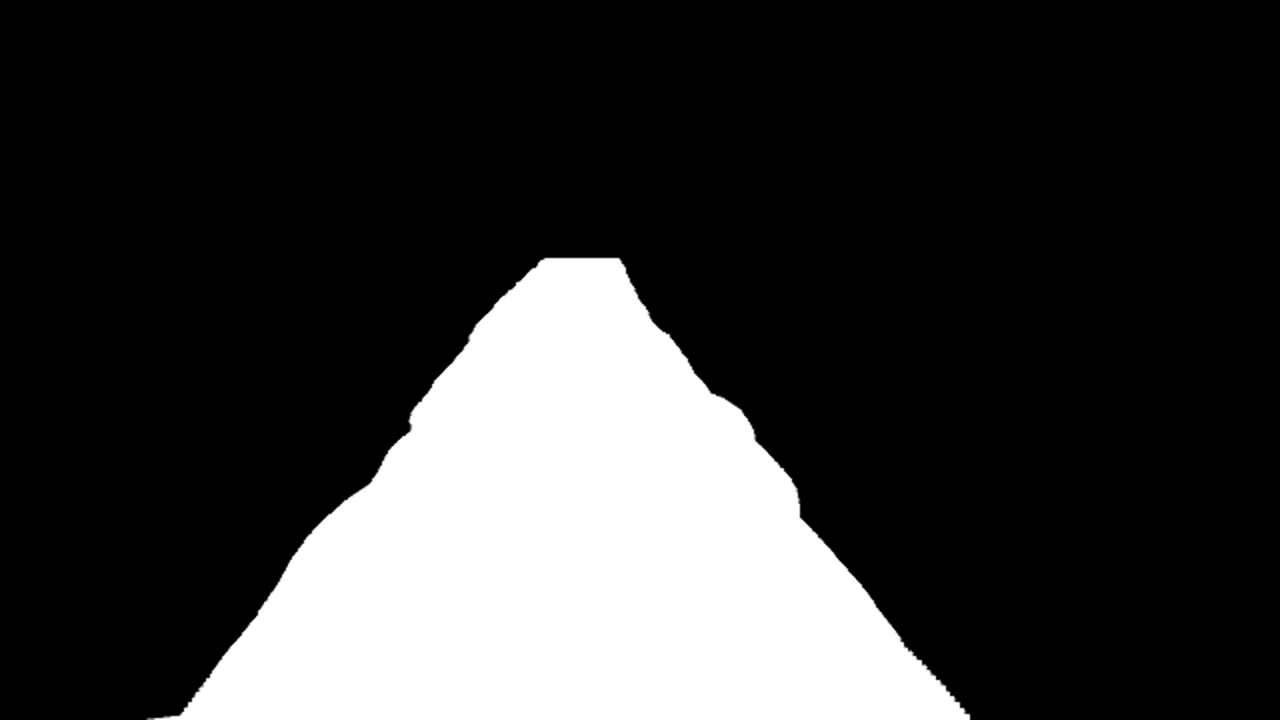
#> input picture pm/1677919581.8221614.png, 1280 x 720 px
$ python -i ipm.py   (imports and definitions only)
#> lines starting #> are read from the running program, lines starting #| are printed output that depends on the picture; after the words box and inside, x2 and y2 are one past the last pixel; in counts of white or black regions, pixels touching at a corner belong together
#!/usr/bin/env python3
# -*- coding: utf-8 -*-

#####

## all the width and height are inverted --CYK

#####
import cv2
import numpy as np
import os
from tqdm import tqdm

fx = 711.642238
fy = 711.302135
s = 0.0
x0 = 644.942373
y0 = 336.030580

pix_width = 0.05
map_x_min = 0.0
map_x_max = 10.0
map_y_min = -10.0
map_y_max = 10.0
lim_z = -1.5

width = int((map_x_max-map_x_min)/pix_width)
height = int((map_y_max-map_y_min)/pix_width)
u_bias = int(np.abs(map_y_max)/(map_y_max-map_y_min)*height)
v_bias = int(np.abs(map_x_max)/(map_x_max-map_x_min)*width)

cameraMat = np.array([
        [fx,  s, x0],
        [0., fy, y0],
        [0., 0., 1.]
])

theta_y = 10.0*np.pi/180.

pitch_rotationMat = np.array([
    [np.cos(theta_y),  0., np.sin(theta_y)],
    [       0.,        1.,         0.     ],
    [-np.sin(theta_y), 0., np.cos(theta_y)],
])

rotationMat = np.array([
    [0., -1., 0.],
    [0.,  0., -1.],
    [1.,  0., 0.],
])
translationMat = np.array([0.0, 0.0, 0.0])

theta_x = np.arctan2(rotationMat[2][1], rotationMat[2][2])

rotationMat = np.dot(rotationMat, np.linalg.inv(pitch_rotationMat))


def camera2lidar(image_uv):
    rotation = np.linalg.inv(np.dot(cameraMat, rotationMat))
    translation = np.dot(cameraMat, translationMat)
    translation = np.dot(rotation, translation)
    R = rotation
    T = translation
    roadheight = -1.3

    u = image_uv[0]
    v = image_uv[1]

    zi = (T[2]+roadheight)/(R[2][0]*u + R[2][1]*v + R[2][2])
    xl = (R[0][0]*u + R[0][1]*v + R[0][2])*zi - T[0]
    yl = (R[1][0]*u + R[1][1]*v + R[1][2])*zi - T[1]
    trans_pc = np.array([
            xl,
            yl,
            [roadheight]*image_uv.shape[1]
            ])
    return trans_pc


def project(x, y):
    u = -x/pix_width + u_bias
    v = -y/pix_width + v_bias
    result = np.array([u, v])
    mask = np.where((result[0] < width) & (result[1] < height))
    result = result[:, mask[0]]
    return result.astype(np.int16)


def inverse_perspective_mapping(data):
    data = cv2.resize(data, (1280, 720), interpolation=cv2.INTER_AREA)
    res = np.where(data > 100)
    data = np.stack([res[1], res[0]])
    trans_pc = camera2lidar(data)

    img = np.zeros((width, height, 1), np.uint8)
    img.fill(0)
    res = np.where(
        (trans_pc[0] > map_x_min) & (trans_pc[0] < map_x_max) & (trans_pc[1] > map_y_min) & (trans_pc[1] < map_y_max))
    trans_pc = trans_pc[:, res[0]]
    u, v = project(trans_pc[0], trans_pc[1])
    img[u, v] = 255
    kernel = np.ones((5, 5), np.uint8)
    img = cv2.dilate(img, kernel, iterations=1)
    img = cv2.erode(img, kernel, iterations=1)
    return img

# [43 lines left out: functions read_pcd, get_cost_map, not called in this run]


def mkdir(path):
    os.makedirs(path, exist_ok=True)


# [12 lines not run here, left out]

>>> import cv2
>>> picture = cv2.imread('pm/1677919581.8221614.png')
#> picture is the input picture: shape (720, 1280, 3); min 0, max 255, mean 55.6
>>> result = inverse_perspective_mapping(picture)
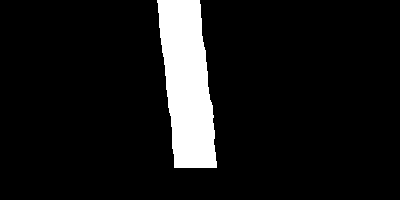
#> result: shape (200, 400); 9% white; 1 white region, box (x1, y1, x2, y2) and area: (157, 0, 217, 168) 7169

$ run again, on pm/1677919584.6237507.png
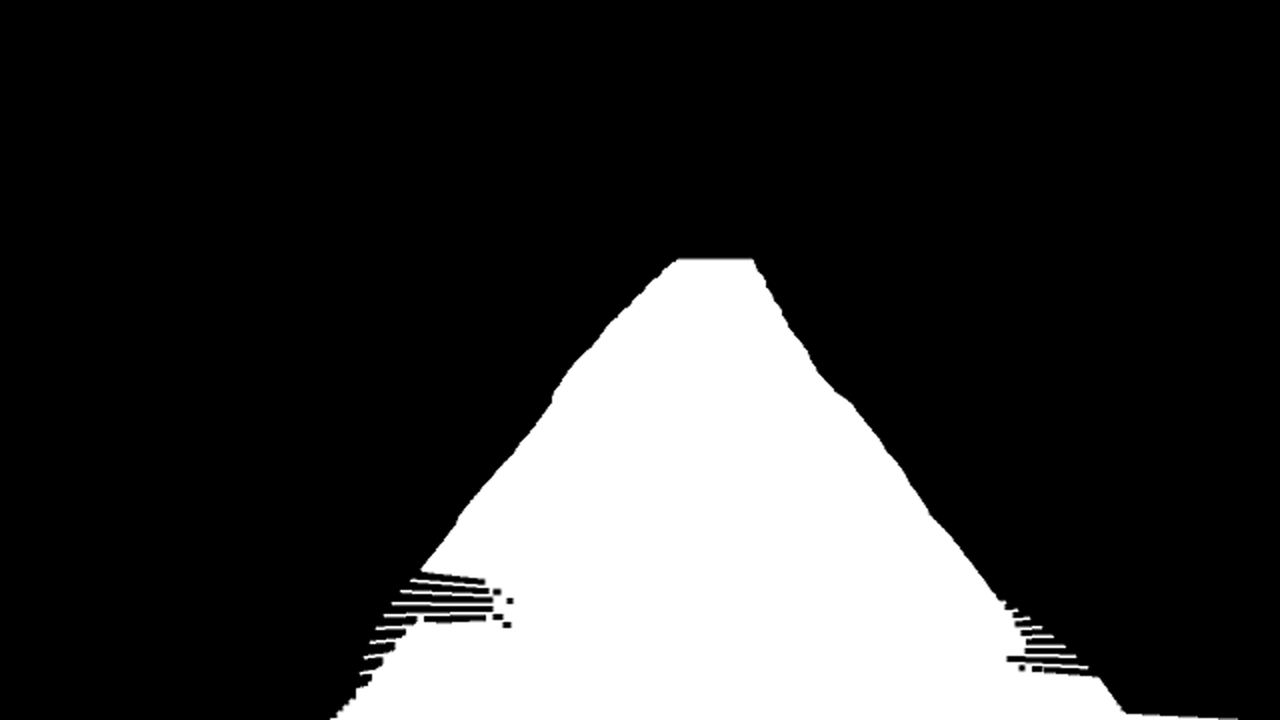
#> input picture pm/1677919584.6237507.png, 1280 x 720 px
#> picture is the input picture: shape (720, 1280, 3); min 0, max 255, mean 54.1
#> `result = inverse_perspective_mapping(picture)`:
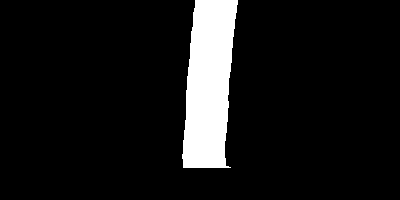
#> result: shape (200, 400); 8.9% white; 1 white region, box (x1, y1, x2, y2) and area: (182, 0, 238, 168) 7138
